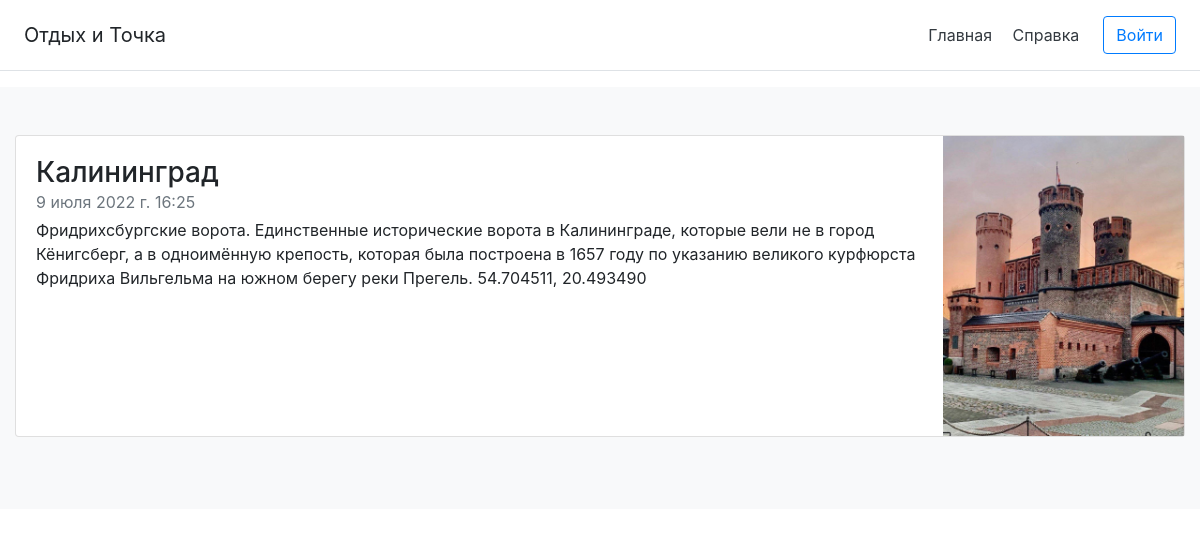
The app's page /albumelem/5/ with its own data.
### main/models.py (models this page shows, shortened)
class AlbumElem(models.Model): # реализация непосредственно с SQLite
    photo = models.ImageField(upload_to='photos/%Y/%m/%d')
    title = models.TextField(max_length=255, default='Название города')
    content = models.TextField(blank=True)
    time_of_creation = models.DateTimeField(auto_now_add=True)
    class Meta:
        verbose_name = 'Статьи на сайте'
        verbose_name_plural = 'Статьи на сайте'

### main/views.py (the view)
# urls.py: path('albumelem/<int:album_elem_id>/', show_album_elem, name='albumelem')
def show_album_elem(request, album_elem_id):
    elem = get_object_or_404(AlbumElem, pk=album_elem_id)
    return render(request, 'main/albumelem.html', {'album_elem': elem})

### main/templates/main/albumelem.html
{% extends 'main/base.html' %}
{% block content %}
<div class="col">
  <div class="card flex-md-row mb-4 box-shadow h-md-337">
    <div class="card-body d-flex flex-column align-items-start">
      <h3 class="mb-0">
        {{album_elem.title}}
      </h3>
      <div class="mb-1 text-muted">{{album_elem.time_of_creation}}</div>
      <p class="card-text mb-auto">{{album_elem.content}}</p>
    </div>
    {% if album_elem.photo %}
        <img class="card-img-right d-flex d-md-block"
             alt="Can't show image :("
             style="height: 300px; width: 337; display: block; object-fit: cover;"
             src="{{album_elem.photo.url}}">
    {% endif %}
  </div>
</div>
{% endblock %}

### records on screen
AlbumElem: title "Калининград", time_of_creation "9 июля 2022 г. 16:25", content "Фридрихсбургские ворота. Единственные исторические ворота в Калининграде, которые вели не в город Кёнигсберг, а в одноимённую крепость, которая была построена в 1657 году по указанию великого курфюрста Фридриха Вильгельма на южном берегу реки Прегель. 54.704511, 20.493490", photo (picture)
